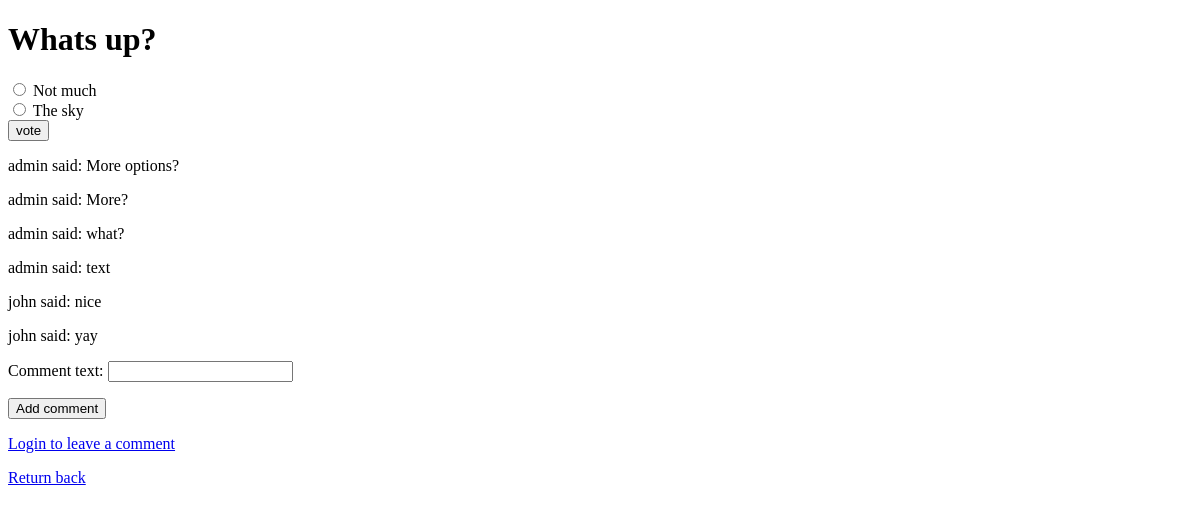
/polls/1/, run on an earlier commit of the app's database.
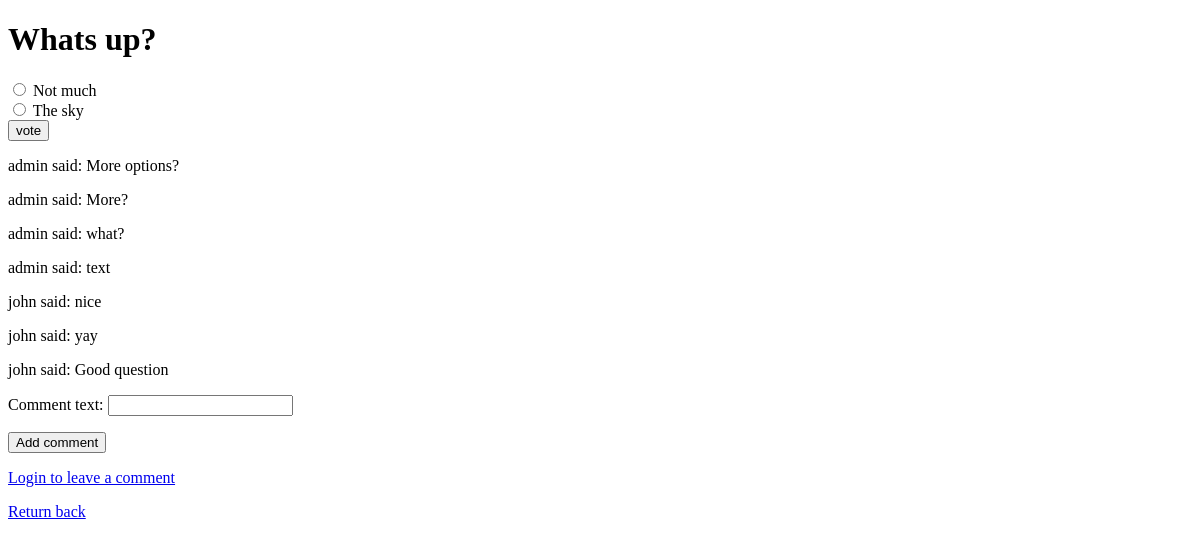
And on a later commit of the database.
### polls/models.py (models this page shows, shortened)
class Choice(models.Model):
    question = models.ForeignKey(Question, on_delete=models.CASCADE)
    choice_text = models.CharField(max_length=200)
    votes = models.IntegerField(default=0)

class Comment(models.Model):
    user = models.ForeignKey(User, on_delete=models.CASCADE)
    comment_text = models.CharField(max_length=200)
    question = models.ForeignKey(Question, on_delete=models.CASCADE, default=1)

### polls/views.py (the view, shortened to what this page needs)
# urls.py: path('<int:pk>/', views.DetailView.as_view(), name='detail'),
class DetailView(generic.DetailView):
    model = Question
    template_name ='polls/detail.html'
    def get(self, request, *args, **kwargs):
        question = self.get_object()
        comments = Comment.objects.all()
        sqlq = request.GET.get('search')
        if sqlq:
            comments = Comment.objects.raw("SELECT * FROM Comment WHERE title LIKE '%{}%'".format(sqlq))
        form = CommentForm()
        return render(request, self.template_name, {'question': question, 'comments': comments, 'form': form})

### polls/forms.py
class CommentForm(forms.ModelForm):
    class Meta:
        model = Comment
        fields = ['comment_text']

### polls/templates/polls/detail.html (shortened to what this page needs)
<!doctype html>
<html lang="en-US">
  <head>
  </head>
  <body>
    <h1>{{ question.question_text }}</h1>
    <form action="{% url 'polls:vote' question.id %}" method="post">
      {% for choice in question.choice_set.all %}
        <input type="radio" name="choice" id="choice{{forloop.counter }}" value="{{ choice.id }}">
        <label for="choice{{ forloop.counter }}">{{ choice.choice_text }}</label><br>
      {% endfor %}
      <input type="submit" value="vote">
    </form>
    {% block content %}
     {% for comment in comments %}
      <p>{{ comment.user.username }} said: {{comment.comment_text }}</p>
     {% endfor %}
     <form method="post" action="{% url 'polls:detail' question.id %}">
      {{ form.as_p }}
      <button type="submit">Add comment</button>
     </form>
    {% endblock %}
    <p><a href="{% url 'polls:login' %}">Login to leave a comment</a></p>
    <p><a href="{% url 'polls:index' %}">Return back</a></p>
  </body>
</html>

What changed in the data, as far as the page shows it:
added Comment: user.username "john", comment_text "Good question"
